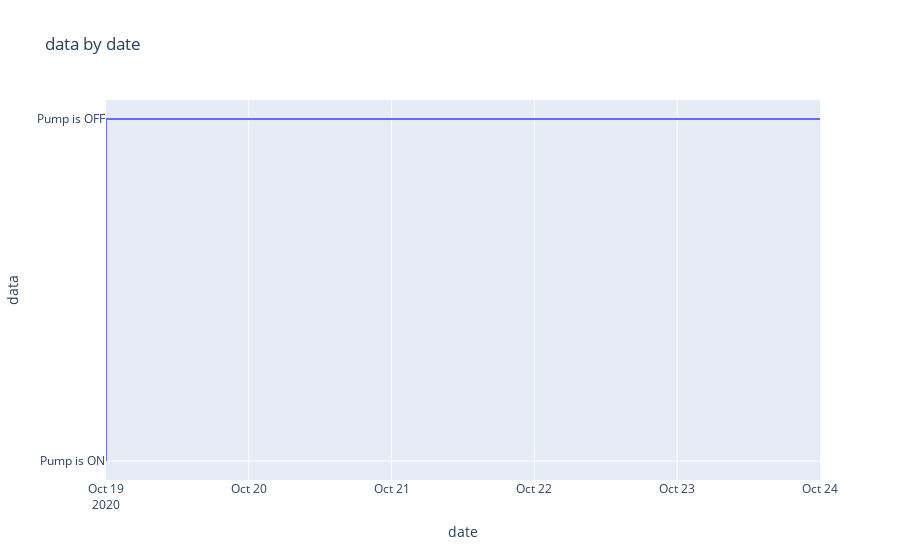

Source (notebook cell):
### Code cell
df = data
if isinstance(df, (pd.DatetimeIndex, pd.MultiIndex)):
    df = df.to_frame(index=False)

df = df.reset_index().drop('index', axis=1, errors='ignore')
df.columns = [str(c) for c in df.columns]

chart_data = pd.concat([
    df['date'],
    df['data'],
], axis=1)
chart_data = chart_data.sort_values(['date'])
chart_data = chart_data.rename(columns={'date': 'x'})
chart_data = chart_data.dropna()

charts = []
line_cfg = {'line': {'shape': 'spline', 'smoothing': 0.3}, 'mode': 'lines'}
charts.append(go.Scatter(
    x=chart_data['x'], y=chart_data['data'], name='data', **line_cfg
))
figure = go.Figure(data=charts, layout=go.Layout({
    'legend': {'orientation': 'h'},
    'title': {'text': 'data by date'},
    'xaxis': {'title': {'text': 'date'}},
    'yaxis': {'title': {'text': 'data'}}
}))



from plotly.offline import iplot, init_notebook_mode

init_notebook_mode(connected=True)
figure.pop('id', None)
iplot(figure)

### Figure 1 — Plotly figure (JSON) as saved in the notebook; plotly's stock layout.template omitted (floating-point values rounded to 4 significant figures; data arrays with more than 128 entries replaced by an {"elided": "..."} marker saying what was removed)
{"data": [{"line": {"shape": "spline", "smoothing": 0.3}, "mode": "lines", "name": "data", "type": "scatter", "x": {"elided": "276 str values"}, "y": {"elided": "276 str values"}}], "layout": {"legend": {"orientation": "h"}, "title": {"text": "data by date"}, "xaxis": {"title": {"text": "date"}}, "yaxis": {"title": {"text": "data"}}}}
